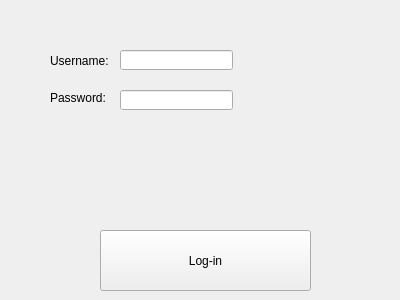
<?xml version="1.0" encoding="UTF-8"?>
<ui version="4.0">
 <class>Form</class>
 <widget class="QWidget" name="Form">
  <property name="geometry">
   <rect>
    <x>0</x>
    <y>0</y>
    <width>400</width>
    <height>300</height>
   </rect>
  </property>
  <property name="windowTitle">
   <string>Form</string>
  </property>
  <widget class="QPushButton" name="login_button">
   <property name="geometry">
    <rect>
     <x>100</x>
     <y>230</y>
     <width>211</width>
     <height>61</height>
    </rect>
   </property>
   <property name="text">
    <string>Log-in</string>
   </property>
  </widget>
  <widget class="QLineEdit" name="lineEdit">
   <property name="geometry">
    <rect>
     <x>120</x>
     <y>50</y>
     <width>113</width>
     <height>20</height>
    </rect>
   </property>
  </widget>
  <widget class="QLineEdit" name="lineEdit_2">
   <property name="geometry">
    <rect>
     <x>120</x>
     <y>90</y>
     <width>113</width>
     <height>20</height>
    </rect>
   </property>
   <property name="inputMethodHints">
    <set>Qt::ImhHiddenText|Qt::ImhNoAutoUppercase|Qt::ImhNoPredictiveText</set>
   </property>
   <property name="text">
    <string/>
   </property>
   <property name="echoMode">
    <enum>QLineEdit::Password</enum>
   </property>
  </widget>
  <widget class="QLabel" name="username_label">
   <property name="geometry">
    <rect>
     <x>50</x>
     <y>50</y>
     <width>71</width>
     <height>21</height>
    </rect>
   </property>
   <property name="text">
    <string>Username:</string>
   </property>
  </widget>
  <widget class="QLabel" name="password_label">
   <property name="geometry">
    <rect>
     <x>50</x>
     <y>90</y>
     <width>61</width>
     <height>16</height>
    </rect>
   </property>
   <property name="text">
    <string>Password:</string>
   </property>
  </widget>
 </widget>
 <resources/>
 <connections/>
</ui>
